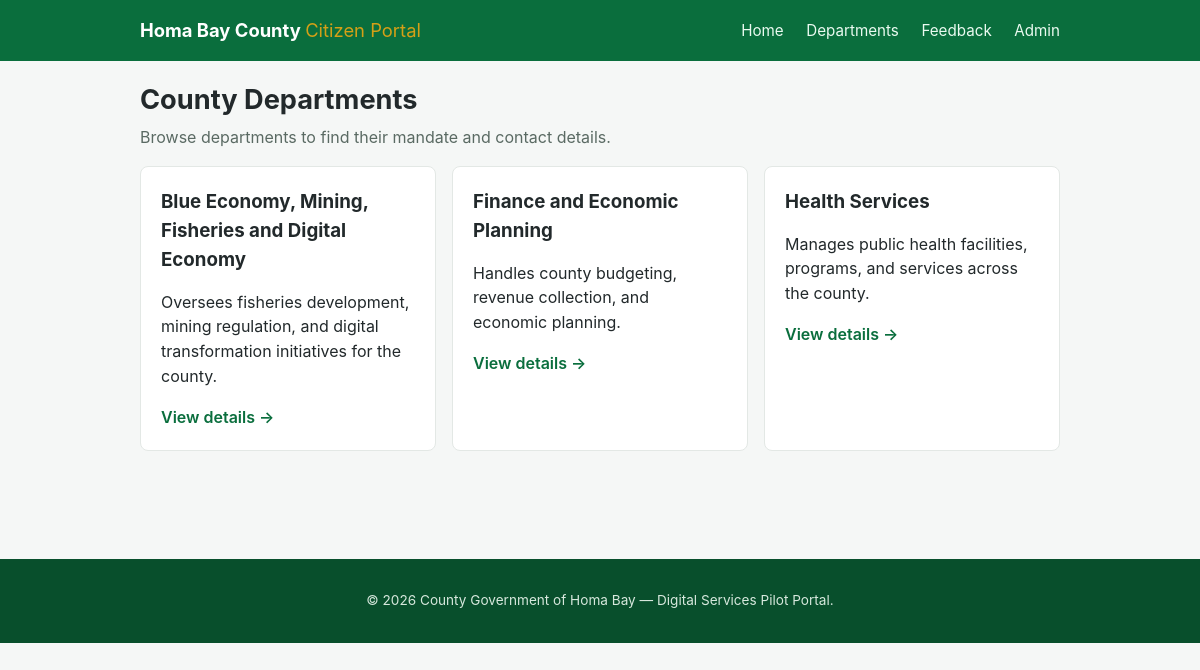
The page /departments.php on the database its author committed.
### tables this page shows
CREATE TABLE IF NOT EXISTS departments (
    id INT AUTO_INCREMENT PRIMARY KEY,
    name VARCHAR(150) NOT NULL,
    description TEXT,
    contact_email VARCHAR(150),
    contact_phone VARCHAR(20)
);

### departments.php (the view, shortened to what this page needs)
<?php
require_once __DIR__ . '/config/db.php';
include __DIR__ . '/includes/header.php';
$departments = $pdo->query("SELECT * FROM departments ORDER BY name ASC")->fetchAll();
?>
<h1>County Departments</h1>
<p class="subtitle">Browse departments to find their mandate and contact details.</p>
<div class="grid">
    <?php foreach ($departments as $d): ?>
        <div class="card">
            <h3><?php echo htmlspecialchars($d['name']); ?></h3>
            <p><?php echo htmlspecialchars(mb_strimwidth($d['description'] ?? '', 0, 120, '...')); ?></p>
            <a class="card-link" href="/department.php?id=<?php echo (int)$d['id']; ?>">View details &rarr;</a>
        </div>
    <?php endforeach; ?>
</div>
<?php include __DIR__ . '/includes/footer.php'; ?>

### style.css (style rules this page uses)
:root { --green: #0a6e3d; --green-dark: #084f2c; --gold: #d4a017; --gray-bg: #f5f7f6; --text: #22292b; --muted: #5a6a63; }
* { box-sizing: border-box; }
body { margin: 0; font-family: -apple-system, "Segoe UI", Roboto, Arial, sans-serif; background: var(--gray-bg); color: var(--text); line-height: 1.55; }
h1 { font-size: 1.7rem; margin-bottom: 4px; }
.subtitle { color: var(--muted); margin-top: 0; }
.card { background: #fff; border: 1px solid #e3e8e5; border-radius: 8px; padding: 20px; margin-bottom: 16px; }
.card h3 { margin-top: 0; margin-bottom: 6px; }
.card a.card-link { color: var(--green); font-weight: 600; text-decoration: none; }
.grid { display: grid; grid-template-columns: repeat(auto-fit, minmax(260px, 1fr)); gap: 16px; }

### rows shown on the page
departments: name "Blue Economy, Mining, Fisheries and Digital Economy", description "Oversees fisheries development, mining regulation, and digital transformation initiatives for the county."
departments: name "Finance and Economic Planning", description "Handles county budgeting, revenue collection, and economic planning."
departments: name "Health Services", description "Manages public health facilities, programs, and services across the county."
